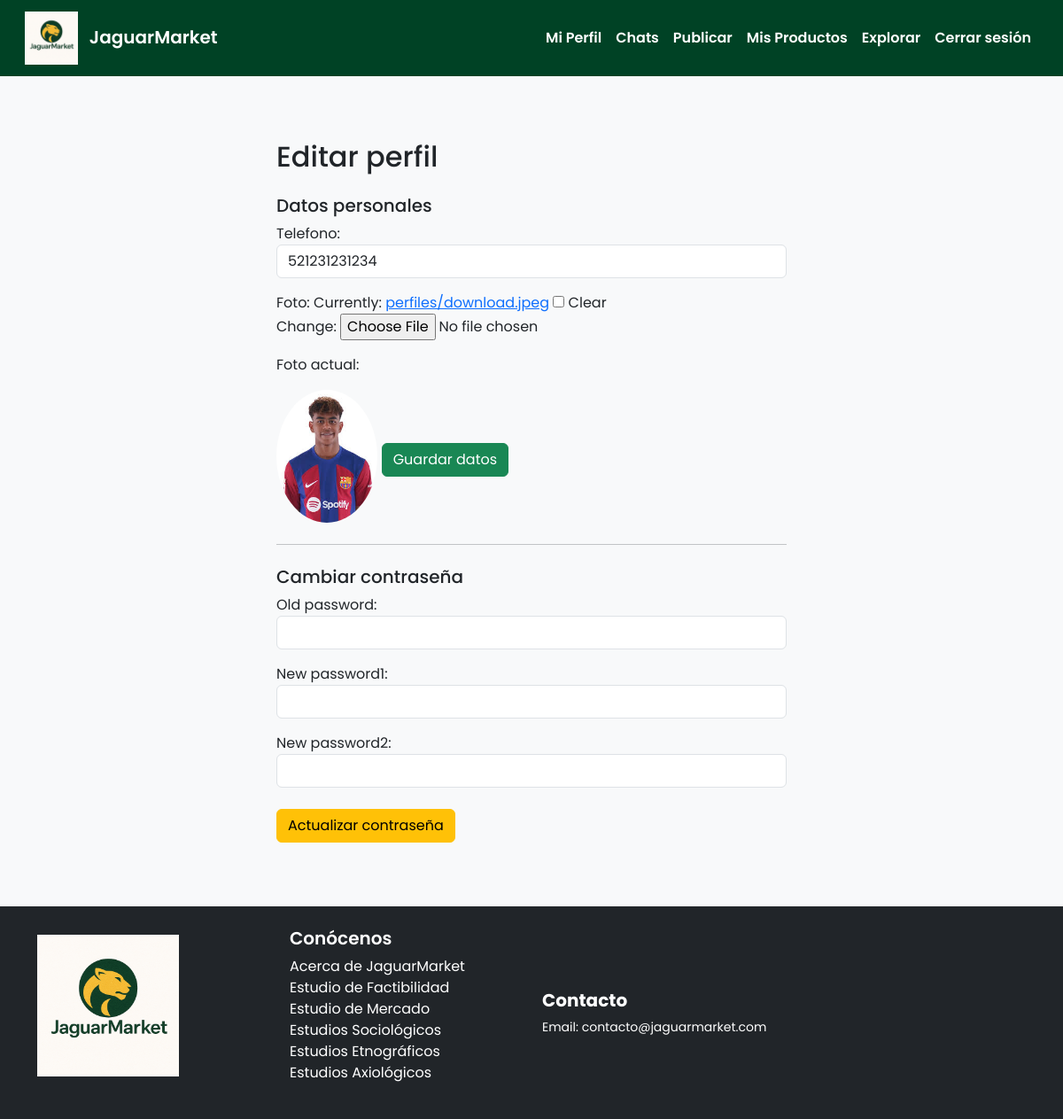
Screenshot of /perfil/editar/ (signed in) with the database file from the repository.
### productos/models.py (models this page shows, shortened)
class PerfilUsuario(models.Model):
    usuario = models.OneToOneField(User, on_delete=models.CASCADE)
    telefono = models.CharField(max_length=15, blank=True, null=True)
    carrera = models.CharField(max_length=100, blank=True)
    foto     = models.ImageField(upload_to='perfiles/', blank=True, null=True)

### productos/views.py (the view)
# urls.py: path('perfil/editar/',views.editar_perfil,   name='editar_perfil'),
@login_required
def editar_perfil(request):
    perfil = request.user.perfilusuario
    if request.method == 'POST':
        pform = PerfilUsuarioForm(request.POST, request.FILES, instance=perfil)
        pass_form = CustomPasswordChangeForm(user=request.user, data=request.POST)
        if 'perfil_submit' in request.POST and pform.is_valid():
            pform.save()
            messages.success(request, 'Datos de perfil actualizados.')
            return redirect('perfil_usuario')
        if 'password_submit' in request.POST and pass_form.is_valid():
            user = pass_form.save()
            update_session_auth_hash(request, user)  # evita logout
            messages.success(request, 'Contraseña cambiada correctamente.')
            return redirect('perfil_usuario')
    else:
        pform      = PerfilUsuarioForm(instance=perfil)
        pass_form  = CustomPasswordChangeForm(user=request.user)
    return render(request, 'productos/editar_perfil.html', {
        'pform': pform,
        'pass_form': pass_form
    })

### productos/forms.py
class PerfilUsuarioForm(forms.ModelForm):
    class Meta:
        model  = PerfilUsuario
        fields = ['telefono', 'foto']  # solo teléfono y foto
        widgets = {
            'telefono': forms.TextInput(attrs={'class':'form-control', 'placeholder':'Ej. 521234567890'}),
        }

class CustomPasswordChangeForm(PasswordChangeForm):
    old_password = forms.CharField(widget=forms.PasswordInput(attrs={'class':'form-control'}))
    new_password1 = forms.CharField(widget=forms.PasswordInput(attrs={'class':'form-control'}))
    new_password2 = forms.CharField(widget=forms.PasswordInput(attrs={'class':'form-control'}))

### productos/templatetags/chat_tags.py (called while the page is built)
@register.filter
def unread_count(user):
    return Mensaje.objects.filter(receptor=user, leido=False).count()

### productos/templates/productos/editar_perfil.html (shortened to what this page needs)
{% extends 'productos/base.html' %}
{% block content %}
<div class="container py-4" style="max-width:600px;">
  <h2 class="mb-4">Editar perfil</h2>
  <form method="post" enctype="multipart/form-data">
    <h5>Datos personales</h5>
    {{ pform.as_p }}
    {% if pform.instance.foto %}
      <p>Foto actual:</p>
      <img src="{{ pform.instance.foto.url }}" alt="Foto perfil" style="max-height:150px; border-radius:50%;">
    {% endif %}
    <button name="perfil_submit" class="btn btn-success mt-2">Guardar datos</button>
  </form>
  <hr class="my-4">
  <form method="post">
    <h5>Cambiar contraseña</h5>
    {{ pass_form.as_p }}
    <button name="password_submit" class="btn btn-warning mt-2">Actualizar contraseña</button>
  </form>
</div>
{% endblock %}

### productos/templates/productos/base.html (style rules this page uses)
html, body { height: 100%; }
body { font-family: 'Poppins', sans-serif; background-color: #f8f9fa; display: flex; flex-direction: column; min-height: 100vh; }

### rows the page displays
PerfilUsuario: telefono "521231231234", instance.foto (picture)
